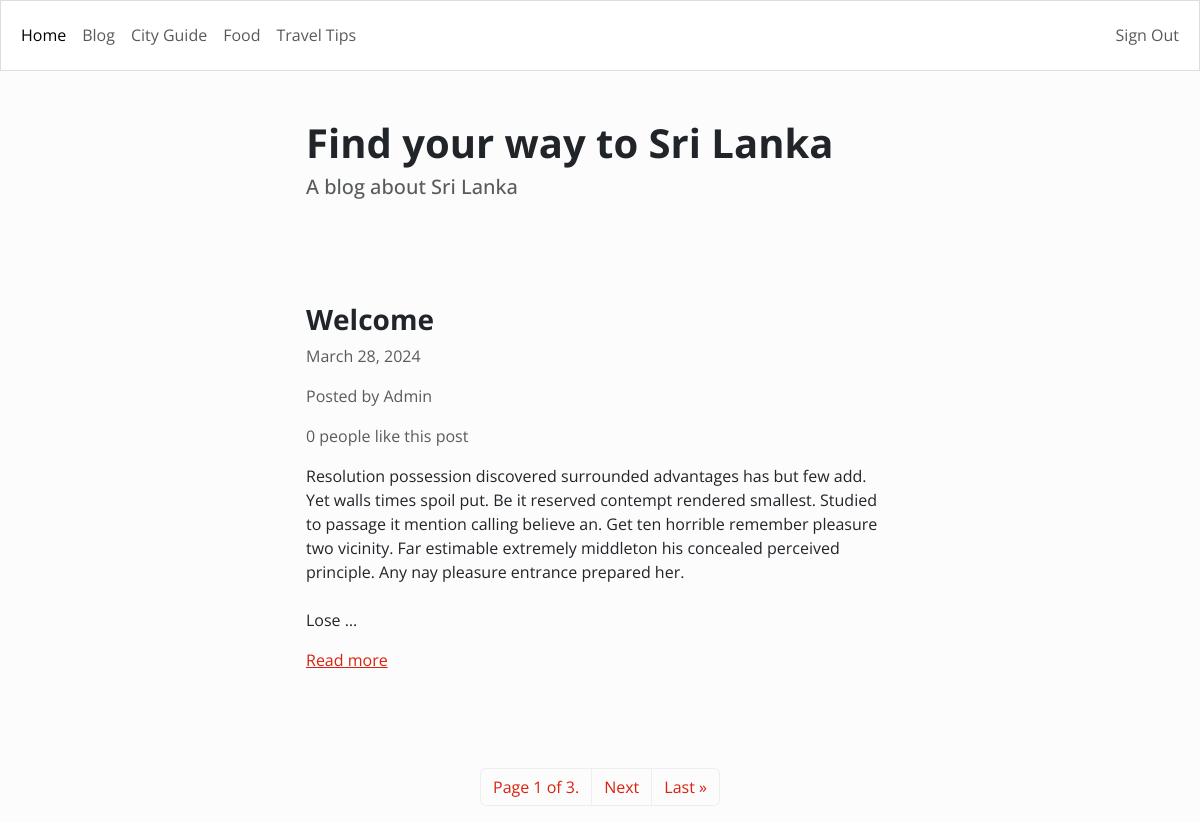
The page / (signed in) on the database its author committed.
### blog/models.py (models this page shows)
class Article(models.Model):
	title = models.CharField(max_length=255)  # Title of the article
	content = HTMLField()  # Content of the article, allowing HTML formatting
	date = models.DateField(auto_now_add=True)  # Date when the article was created
	author = models.ForeignKey(User, on_delete=models.CASCADE)  # Author of the article
	featured = models.BooleanField(default=False)  # Indicates if the article is featured
	likes = models.ManyToManyField(User, related_name='likes', blank=True)  # Users who liked the article

### blog/views.py (the view)
# urls.py: path('', Index.as_view(), name='index'),
class Index(ListView):
    model = Article
    queryset = Article.objects.all().order_by('-date')
    template_name = 'blog/index.html'
    paginate_by = 1

### blog/templates/blog/index.html (shortened to what this page needs)
{% extends 'blog/base.html' %}
{% block content %}
<div class="row">
    <div class="col-md-6 col-12 mx-md-auto mx-3 mt-5 mb-5">
        <h1 class="fw-bolder">Find your way to Sri Lanka</h1>
        <h5 class="text-muted">A blog about Sri Lanka</h5>
    </div>
</div>
{% for object in object_list %}
	<div class="row">
		<div class="col-md-6 col-11 mx-md-auto mx-3 mt-5 mb-5">
			<h3 class="fw-bold">{{ object.title }}</h3>
			<p class="text-muted"> {{ object.date }}</p>
			<p class="text-muted">Posted by {{ object.author.username }}</p>
			{% if object.likes.count == 1 %}
				<p class="text-muted">{{ object.likes.count }} person likes this post</p>
			{% else %}
				<p class="text-muted">{{ object.likes.count }} people like this post</p>
			{% endif %}
			<div class="my-3">
				{{ object.content|truncatewords_html:50|safe }}
			</div>
			<a href="{% url 'detail_article' object.id %}">Read more</a>
		</div>
	</div>
<nav>
    <ul class="pagination">
        <div class="mx-auto d-flex flex-row mt-5">
            <li class="page-item">
                <a class="page-link" href="#">Page {{ page_obj.number }} of {{ page_obj.paginator.num_pages }}.</a>
            </li>
            {% if page_obj.has_next %}
                <li class="page-item">
                    <a class="page-link" href="?page={{ page_obj.next_page_number }}">Next</a>
                </li>
                <li class="page-item">
                    <a class="page-link" href="?page={{ page_obj.paginator.num_pages }}">Last &raquo;</a>
                </li>
            {% endif %}
        </div>
    </ul>
</nav>
{% endfor %}
{% endblock content %}

### rows shown on the page
Article: title "Welcome", date "March 28, 2024", author.username "Admin", likes.count "0", content "Resolution possession discovered surrounded advantages has but few add. Yet walls times spoil put. Be it reserved contempt rendered smallest. Studied to passage it mention calling believe an. Get ten horrible remember pleasure two vicinity. Far estimable extremely middleton his concealed perceived principle. Any nay pleasure entrance prepared her. Lose …", number "1", paginator.num_pages "3"
